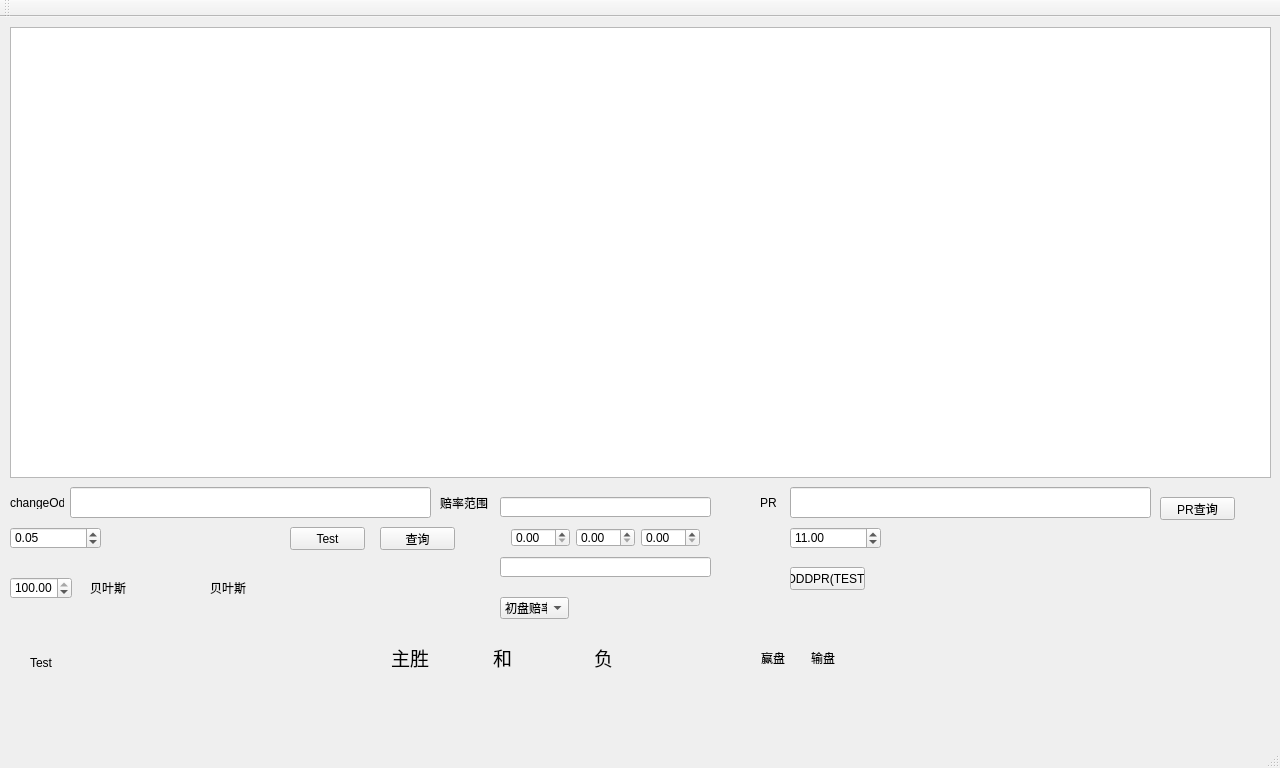
<?xml version="1.0" encoding="UTF-8"?>
<ui version="4.0">
 <class>MainWindow</class>
 <widget class="QMainWindow" name="MainWindow">
  <property name="geometry">
   <rect>
    <x>0</x>
    <y>0</y>
    <width>1280</width>
    <height>768</height>
   </rect>
  </property>
  <property name="windowTitle">
   <string>MainWindow</string>
  </property>
  <widget class="QWidget" name="centralWidget">
   <widget class="QTableView" name="tableView">
    <property name="geometry">
     <rect>
      <x>10</x>
      <y>10</y>
      <width>1261</width>
      <height>451</height>
     </rect>
    </property>
    <property name="sortingEnabled">
     <bool>true</bool>
    </property>
   </widget>
   <widget class="QLineEdit" name="lineEdit">
    <property name="geometry">
     <rect>
      <x>70</x>
      <y>470</y>
      <width>361</width>
      <height>31</height>
     </rect>
    </property>
   </widget>
   <widget class="QPushButton" name="pushButton_changeOdd">
    <property name="geometry">
     <rect>
      <x>380</x>
      <y>510</y>
      <width>75</width>
      <height>23</height>
     </rect>
    </property>
    <property name="text">
     <string>查询</string>
    </property>
   </widget>
   <widget class="QDoubleSpinBox" name="db_ChangeOdd">
    <property name="geometry">
     <rect>
      <x>10</x>
      <y>510</y>
      <width>91</width>
      <height>22</height>
     </rect>
    </property>
    <property name="singleStep">
     <double>0.050000000000000</double>
    </property>
    <property name="value">
     <double>0.050000000000000</double>
    </property>
   </widget>
   <widget class="QWidget" name="layoutWidget">
    <property name="geometry">
     <rect>
      <x>380</x>
      <y>610</y>
      <width>321</width>
      <height>61</height>
     </rect>
    </property>
    <layout class="QHBoxLayout" name="horizontalLayout">
     <item>
      <widget class="QLabel" name="label_win">
       <property name="font">
        <font>
         <family>微软雅黑</family>
         <pointsize>14</pointsize>
         <weight>50</weight>
         <bold>false</bold>
        </font>
       </property>
       <property name="text">
        <string>主胜</string>
       </property>
      </widget>
     </item>
     <item>
      <widget class="QLabel" name="label_draw">
       <property name="font">
        <font>
         <family>微软雅黑</family>
         <pointsize>14</pointsize>
        </font>
       </property>
       <property name="text">
        <string>和</string>
       </property>
      </widget>
     </item>
     <item>
      <widget class="QLabel" name="label_lose">
       <property name="font">
        <font>
         <family>微软雅黑</family>
         <pointsize>14</pointsize>
        </font>
       </property>
       <property name="text">
        <string>负</string>
       </property>
      </widget>
     </item>
    </layout>
   </widget>
   <widget class="QLineEdit" name="lineEdit_PR">
    <property name="geometry">
     <rect>
      <x>790</x>
      <y>470</y>
      <width>361</width>
      <height>31</height>
     </rect>
    </property>
   </widget>
   <widget class="QLabel" name="label">
    <property name="geometry">
     <rect>
      <x>10</x>
      <y>480</y>
      <width>54</width>
      <height>12</height>
     </rect>
    </property>
    <property name="text">
     <string>changeOdd</string>
    </property>
   </widget>
   <widget class="QLabel" name="label_2">
    <property name="geometry">
     <rect>
      <x>440</x>
      <y>480</y>
      <width>54</width>
      <height>12</height>
     </rect>
    </property>
    <property name="text">
     <string>赔率范围</string>
    </property>
   </widget>
   <widget class="QLabel" name="label_3">
    <property name="geometry">
     <rect>
      <x>760</x>
      <y>480</y>
      <width>54</width>
      <height>12</height>
     </rect>
    </property>
    <property name="text">
     <string>PR</string>
    </property>
   </widget>
   <widget class="QWidget" name="layoutWidget">
    <property name="geometry">
     <rect>
      <x>500</x>
      <y>500</y>
      <width>211</width>
      <height>41</height>
     </rect>
    </property>
    <layout class="QHBoxLayout" name="horizontalLayout_2">
     <item>
      <widget class="QDoubleSpinBox" name="doubleSpinBox_2">
       <property name="singleStep">
        <double>0.010000000000000</double>
       </property>
      </widget>
     </item>
     <item>
      <widget class="QDoubleSpinBox" name="doubleSpinBox_3">
       <property name="singleStep">
        <double>0.050000000000000</double>
       </property>
      </widget>
     </item>
     <item>
      <widget class="QDoubleSpinBox" name="doubleSpinBox_4">
       <property name="singleStep">
        <double>0.010000000000000</double>
       </property>
       <property name="value">
        <double>0.000000000000000</double>
       </property>
      </widget>
     </item>
    </layout>
   </widget>
   <widget class="QLineEdit" name="lineEdit_fodds">
    <property name="geometry">
     <rect>
      <x>500</x>
      <y>480</y>
      <width>211</width>
      <height>20</height>
     </rect>
    </property>
   </widget>
   <widget class="QLabel" name="label_bwin">
    <property name="geometry">
     <rect>
      <x>90</x>
      <y>560</y>
      <width>101</width>
      <height>21</height>
     </rect>
    </property>
    <property name="text">
     <string>贝叶斯</string>
    </property>
   </widget>
   <widget class="QDoubleSpinBox" name="db_return">
    <property name="geometry">
     <rect>
      <x>10</x>
      <y>560</y>
      <width>62</width>
      <height>22</height>
     </rect>
    </property>
    <property name="maximum">
     <double>100.000000000000000</double>
    </property>
    <property name="singleStep">
     <double>0.500000000000000</double>
    </property>
    <property name="value">
     <double>100.000000000000000</double>
    </property>
   </widget>
   <widget class="QLabel" name="label_blose">
    <property name="geometry">
     <rect>
      <x>210</x>
      <y>560</y>
      <width>101</width>
      <height>21</height>
     </rect>
    </property>
    <property name="text">
     <string>贝叶斯</string>
    </property>
   </widget>
   <widget class="QDoubleSpinBox" name="db_PRrange">
    <property name="geometry">
     <rect>
      <x>790</x>
      <y>510</y>
      <width>91</width>
      <height>22</height>
     </rect>
    </property>
    <property name="value">
     <double>11.000000000000000</double>
    </property>
   </widget>
   <widget class="QPushButton" name="pushButton">
    <property name="geometry">
     <rect>
      <x>1160</x>
      <y>480</y>
      <width>75</width>
      <height>23</height>
     </rect>
    </property>
    <property name="text">
     <string>PR查询</string>
    </property>
   </widget>
   <widget class="QPushButton" name="pushButton_2">
    <property name="geometry">
     <rect>
      <x>790</x>
      <y>550</y>
      <width>75</width>
      <height>23</height>
     </rect>
    </property>
    <property name="text">
     <string>ODDPR(TEST)</string>
    </property>
   </widget>
   <widget class="QComboBox" name="comboBox">
    <property name="geometry">
     <rect>
      <x>500</x>
      <y>580</y>
      <width>69</width>
      <height>22</height>
     </rect>
    </property>
    <item>
     <property name="text">
      <string>初盘赔率</string>
     </property>
    </item>
    <item>
     <property name="text">
      <string>终盘赔率</string>
     </property>
    </item>
   </widget>
   <widget class="QLineEdit" name="lineEdit_lodds">
    <property name="geometry">
     <rect>
      <x>500</x>
      <y>540</y>
      <width>211</width>
      <height>20</height>
     </rect>
    </property>
   </widget>
   <widget class="QPushButton" name="pushButton_3">
    <property name="geometry">
     <rect>
      <x>290</x>
      <y>510</y>
      <width>75</width>
      <height>23</height>
     </rect>
    </property>
    <property name="text">
     <string>Test</string>
    </property>
   </widget>
   <widget class="QLabel" name="label_4">
    <property name="geometry">
     <rect>
      <x>30</x>
      <y>640</y>
      <width>54</width>
      <height>12</height>
     </rect>
    </property>
    <property name="text">
     <string>Test</string>
    </property>
   </widget>
   <widget class="QWidget" name="">
    <property name="geometry">
     <rect>
      <x>750</x>
      <y>610</y>
      <width>116</width>
      <height>61</height>
     </rect>
    </property>
    <layout class="QHBoxLayout" name="horizontalLayout_3">
     <item>
      <widget class="QLabel" name="label_5">
       <property name="text">
        <string>赢盘</string>
       </property>
      </widget>
     </item>
     <item>
      <widget class="QLabel" name="label_6">
       <property name="text">
        <string>输盘</string>
       </property>
      </widget>
     </item>
    </layout>
   </widget>
   <zorder>layoutWidget</zorder>
   <zorder>layoutWidget</zorder>
   <zorder>tableView</zorder>
   <zorder>lineEdit</zorder>
   <zorder>pushButton_changeOdd</zorder>
   <zorder>db_ChangeOdd</zorder>
   <zorder>lineEdit_PR</zorder>
   <zorder>label</zorder>
   <zorder>label_2</zorder>
   <zorder>label_3</zorder>
   <zorder>lineEdit_fodds</zorder>
   <zorder>label_bwin</zorder>
   <zorder>db_return</zorder>
   <zorder>label_blose</zorder>
   <zorder>db_PRrange</zorder>
   <zorder>pushButton</zorder>
   <zorder>pushButton_2</zorder>
   <zorder>comboBox</zorder>
   <zorder>lineEdit_lodds</zorder>
   <zorder>pushButton_3</zorder>
   <zorder>label_4</zorder>
   <zorder>label_5</zorder>
   <zorder>label_6</zorder>
  </widget>
  <widget class="QMenuBar" name="menuBar">
   <property name="geometry">
    <rect>
     <x>0</x>
     <y>0</y>
     <width>1280</width>
     <height>23</height>
    </rect>
   </property>
  </widget>
  <widget class="QToolBar" name="mainToolBar">
   <attribute name="toolBarArea">
    <enum>TopToolBarArea</enum>
   </attribute>
   <attribute name="toolBarBreak">
    <bool>false</bool>
   </attribute>
  </widget>
  <widget class="QStatusBar" name="statusBar"/>
 </widget>
 <layoutdefault spacing="6" margin="11"/>
 <tabstops>
  <tabstop>lineEdit</tabstop>
  <tabstop>tableView</tabstop>
  <tabstop>pushButton_changeOdd</tabstop>
  <tabstop>db_ChangeOdd</tabstop>
 </tabstops>
 <resources/>
 <connections/>
</ui>
